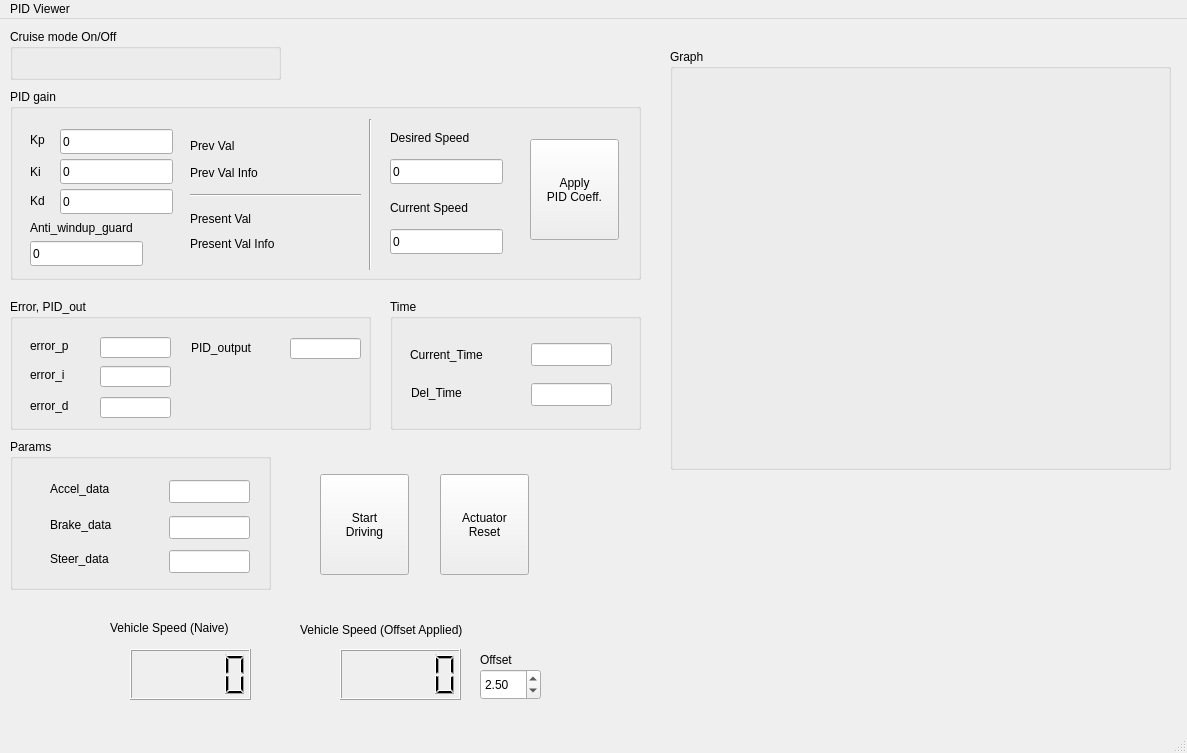
<?xml version="1.0" encoding="UTF-8"?>
<ui version="4.0">
 <class>MainWindow</class>
 <widget class="QMainWindow" name="MainWindow">
  <property name="geometry">
   <rect>
    <x>0</x>
    <y>0</y>
    <width>1187</width>
    <height>753</height>
   </rect>
  </property>
  <property name="windowTitle">
   <string>MainWindow</string>
  </property>
  <widget class="QWidget" name="centralwidget">
   <widget class="QLCDNumber" name="lcdNumber">
    <property name="geometry">
     <rect>
      <x>130</x>
      <y>630</y>
      <width>121</width>
      <height>51</height>
     </rect>
    </property>
   </widget>
   <widget class="QLabel" name="label">
    <property name="geometry">
     <rect>
      <x>110</x>
      <y>600</y>
      <width>151</width>
      <height>17</height>
     </rect>
    </property>
    <property name="text">
     <string>Vehicle Speed (Naive)</string>
    </property>
   </widget>
   <widget class="QLabel" name="label_2">
    <property name="geometry">
     <rect>
      <x>300</x>
      <y>590</y>
      <width>211</width>
      <height>41</height>
     </rect>
    </property>
    <property name="text">
     <string>Vehicle Speed (Offset Applied)</string>
    </property>
   </widget>
   <widget class="QLCDNumber" name="lcdNumber_2">
    <property name="geometry">
     <rect>
      <x>340</x>
      <y>630</y>
      <width>121</width>
      <height>51</height>
     </rect>
    </property>
   </widget>
   <widget class="QGroupBox" name="groupBox">
    <property name="geometry">
     <rect>
      <x>10</x>
      <y>70</y>
      <width>631</width>
      <height>191</height>
     </rect>
    </property>
    <property name="title">
     <string>PID gain</string>
    </property>
    <widget class="QLineEdit" name="lineEdit">
     <property name="geometry">
      <rect>
       <x>50</x>
       <y>40</y>
       <width>113</width>
       <height>25</height>
      </rect>
     </property>
     <property name="text">
      <string>0</string>
     </property>
    </widget>
    <widget class="QLineEdit" name="lineEdit_2">
     <property name="geometry">
      <rect>
       <x>50</x>
       <y>70</y>
       <width>113</width>
       <height>25</height>
      </rect>
     </property>
     <property name="text">
      <string>0</string>
     </property>
    </widget>
    <widget class="QLineEdit" name="lineEdit_3">
     <property name="geometry">
      <rect>
       <x>50</x>
       <y>100</y>
       <width>113</width>
       <height>25</height>
      </rect>
     </property>
     <property name="text">
      <string>0</string>
     </property>
    </widget>
    <widget class="QLabel" name="label_3">
     <property name="geometry">
      <rect>
       <x>20</x>
       <y>42</y>
       <width>67</width>
       <height>17</height>
      </rect>
     </property>
     <property name="text">
      <string>Kp</string>
     </property>
    </widget>
    <widget class="QLabel" name="label_4">
     <property name="geometry">
      <rect>
       <x>20</x>
       <y>74</y>
       <width>67</width>
       <height>17</height>
      </rect>
     </property>
     <property name="text">
      <string>Ki</string>
     </property>
    </widget>
    <widget class="QLabel" name="label_5">
     <property name="geometry">
      <rect>
       <x>20</x>
       <y>103</y>
       <width>67</width>
       <height>17</height>
      </rect>
     </property>
     <property name="text">
      <string>Kd</string>
     </property>
    </widget>
    <widget class="Line" name="line">
     <property name="geometry">
      <rect>
       <x>180</x>
       <y>96</y>
       <width>171</width>
       <height>20</height>
      </rect>
     </property>
     <property name="orientation">
      <enum>Qt::Horizontal</enum>
     </property>
    </widget>
    <widget class="QLabel" name="label_6">
     <property name="geometry">
      <rect>
       <x>180</x>
       <y>48</y>
       <width>67</width>
       <height>17</height>
      </rect>
     </property>
     <property name="text">
      <string>Prev Val</string>
     </property>
    </widget>
    <widget class="QLabel" name="label_7">
     <property name="geometry">
      <rect>
       <x>180</x>
       <y>121</y>
       <width>81</width>
       <height>17</height>
      </rect>
     </property>
     <property name="text">
      <string>Present Val</string>
     </property>
    </widget>
    <widget class="QPushButton" name="pushButton">
     <property name="geometry">
      <rect>
       <x>520</x>
       <y>50</y>
       <width>89</width>
       <height>101</height>
      </rect>
     </property>
     <property name="text">
      <string>Apply 
PID Coeff.</string>
     </property>
    </widget>
    <widget class="QLabel" name="label_8">
     <property name="geometry">
      <rect>
       <x>180</x>
       <y>75</y>
       <width>121</width>
       <height>17</height>
      </rect>
     </property>
     <property name="text">
      <string>Prev Val Info</string>
     </property>
    </widget>
    <widget class="QLabel" name="label_9">
     <property name="geometry">
      <rect>
       <x>180</x>
       <y>146</y>
       <width>121</width>
       <height>17</height>
      </rect>
     </property>
     <property name="text">
      <string>Present Val Info</string>
     </property>
    </widget>
    <widget class="QLabel" name="label_11">
     <property name="geometry">
      <rect>
       <x>380</x>
       <y>40</y>
       <width>121</width>
       <height>17</height>
      </rect>
     </property>
     <property name="text">
      <string>Desired Speed</string>
     </property>
    </widget>
    <widget class="QLineEdit" name="lineEdit_4">
     <property name="geometry">
      <rect>
       <x>380</x>
       <y>70</y>
       <width>113</width>
       <height>25</height>
      </rect>
     </property>
     <property name="text">
      <string>0</string>
     </property>
    </widget>
    <widget class="Line" name="line_2">
     <property name="geometry">
      <rect>
       <x>350</x>
       <y>30</y>
       <width>20</width>
       <height>151</height>
      </rect>
     </property>
     <property name="orientation">
      <enum>Qt::Vertical</enum>
     </property>
    </widget>
    <widget class="QLabel" name="label_25">
     <property name="geometry">
      <rect>
       <x>380</x>
       <y>110</y>
       <width>121</width>
       <height>17</height>
      </rect>
     </property>
     <property name="text">
      <string>Current Speed</string>
     </property>
    </widget>
    <widget class="QLabel" name="label_26">
     <property name="geometry">
      <rect>
       <x>20</x>
       <y>130</y>
       <width>141</width>
       <height>17</height>
      </rect>
     </property>
     <property name="text">
      <string>Anti_windup_guard</string>
     </property>
    </widget>
    <widget class="QLineEdit" name="lineEdit_9">
     <property name="geometry">
      <rect>
       <x>20</x>
       <y>152</y>
       <width>113</width>
       <height>25</height>
      </rect>
     </property>
     <property name="text">
      <string>0</string>
     </property>
    </widget>
    <widget class="QLineEdit" name="lineEdit_10">
     <property name="geometry">
      <rect>
       <x>380</x>
       <y>140</y>
       <width>113</width>
       <height>25</height>
      </rect>
     </property>
     <property name="text">
      <string>0</string>
     </property>
     <property name="readOnly">
      <bool>true</bool>
     </property>
    </widget>
   </widget>
   <widget class="QDoubleSpinBox" name="doubleSpinBox">
    <property name="geometry">
     <rect>
      <x>480</x>
      <y>650</y>
      <width>61</width>
      <height>31</height>
     </rect>
    </property>
    <property name="minimum">
     <double>-99.000000000000000</double>
    </property>
    <property name="value">
     <double>2.500000000000000</double>
    </property>
   </widget>
   <widget class="QLabel" name="label_10">
    <property name="geometry">
     <rect>
      <x>480</x>
      <y>620</y>
      <width>61</width>
      <height>41</height>
     </rect>
    </property>
    <property name="text">
     <string>Offset</string>
    </property>
   </widget>
   <widget class="QPushButton" name="pushButton_2">
    <property name="geometry">
     <rect>
      <x>440</x>
      <y>455</y>
      <width>89</width>
      <height>101</height>
     </rect>
    </property>
    <property name="text">
     <string>Actuator
Reset</string>
    </property>
   </widget>
   <widget class="QPushButton" name="pushButton_4">
    <property name="geometry">
     <rect>
      <x>320</x>
      <y>455</y>
      <width>89</width>
      <height>101</height>
     </rect>
    </property>
    <property name="text">
     <string>Start 
Driving</string>
    </property>
   </widget>
   <widget class="QGroupBox" name="groupBox_2">
    <property name="geometry">
     <rect>
      <x>10</x>
      <y>420</y>
      <width>261</width>
      <height>151</height>
     </rect>
    </property>
    <property name="title">
     <string>Params</string>
    </property>
    <widget class="QLabel" name="label_12">
     <property name="geometry">
      <rect>
       <x>40</x>
       <y>40</y>
       <width>111</width>
       <height>20</height>
      </rect>
     </property>
     <property name="text">
      <string>Accel_data</string>
     </property>
    </widget>
    <widget class="QLabel" name="label_13">
     <property name="geometry">
      <rect>
       <x>40</x>
       <y>76</y>
       <width>111</width>
       <height>20</height>
      </rect>
     </property>
     <property name="text">
      <string>Brake_data</string>
     </property>
    </widget>
    <widget class="QLabel" name="label_23">
     <property name="geometry">
      <rect>
       <x>40</x>
       <y>110</y>
       <width>111</width>
       <height>20</height>
      </rect>
     </property>
     <property name="text">
      <string>Steer_data</string>
     </property>
    </widget>
    <widget class="QLineEdit" name="lineEdit_11">
     <property name="geometry">
      <rect>
       <x>159</x>
       <y>41</y>
       <width>81</width>
       <height>23</height>
      </rect>
     </property>
     <property name="echoMode">
      <enum>QLineEdit::Normal</enum>
     </property>
     <property name="readOnly">
      <bool>true</bool>
     </property>
    </widget>
    <widget class="QLineEdit" name="lineEdit_12">
     <property name="geometry">
      <rect>
       <x>159</x>
       <y>77</y>
       <width>81</width>
       <height>23</height>
      </rect>
     </property>
     <property name="echoMode">
      <enum>QLineEdit::Normal</enum>
     </property>
     <property name="readOnly">
      <bool>true</bool>
     </property>
    </widget>
    <widget class="QLineEdit" name="lineEdit_13">
     <property name="geometry">
      <rect>
       <x>159</x>
       <y>111</y>
       <width>81</width>
       <height>23</height>
      </rect>
     </property>
     <property name="echoMode">
      <enum>QLineEdit::Normal</enum>
     </property>
     <property name="readOnly">
      <bool>true</bool>
     </property>
    </widget>
   </widget>
   <widget class="QGroupBox" name="groupBox_3">
    <property name="geometry">
     <rect>
      <x>10</x>
      <y>280</y>
      <width>361</width>
      <height>131</height>
     </rect>
    </property>
    <property name="title">
     <string>Error, PID_out</string>
    </property>
    <widget class="QLabel" name="label_14">
     <property name="geometry">
      <rect>
       <x>20</x>
       <y>38</y>
       <width>67</width>
       <height>17</height>
      </rect>
     </property>
     <property name="text">
      <string>error_p</string>
     </property>
    </widget>
    <widget class="QLabel" name="label_15">
     <property name="geometry">
      <rect>
       <x>20</x>
       <y>67</y>
       <width>67</width>
       <height>17</height>
      </rect>
     </property>
     <property name="text">
      <string>error_i</string>
     </property>
    </widget>
    <widget class="QLabel" name="label_16">
     <property name="geometry">
      <rect>
       <x>20</x>
       <y>98</y>
       <width>67</width>
       <height>17</height>
      </rect>
     </property>
     <property name="text">
      <string>error_d</string>
     </property>
    </widget>
    <widget class="QLabel" name="label_24">
     <property name="geometry">
      <rect>
       <x>181</x>
       <y>40</y>
       <width>81</width>
       <height>17</height>
      </rect>
     </property>
     <property name="text">
      <string>PID_output</string>
     </property>
    </widget>
    <widget class="QLineEdit" name="lineEdit_5">
     <property name="geometry">
      <rect>
       <x>90</x>
       <y>38</y>
       <width>71</width>
       <height>21</height>
      </rect>
     </property>
     <property name="echoMode">
      <enum>QLineEdit::Normal</enum>
     </property>
     <property name="readOnly">
      <bool>true</bool>
     </property>
    </widget>
    <widget class="QLineEdit" name="lineEdit_6">
     <property name="geometry">
      <rect>
       <x>90</x>
       <y>67</y>
       <width>71</width>
       <height>21</height>
      </rect>
     </property>
     <property name="echoMode">
      <enum>QLineEdit::Normal</enum>
     </property>
     <property name="readOnly">
      <bool>true</bool>
     </property>
    </widget>
    <widget class="QLineEdit" name="lineEdit_7">
     <property name="geometry">
      <rect>
       <x>90</x>
       <y>98</y>
       <width>71</width>
       <height>21</height>
      </rect>
     </property>
     <property name="echoMode">
      <enum>QLineEdit::Normal</enum>
     </property>
     <property name="readOnly">
      <bool>true</bool>
     </property>
    </widget>
    <widget class="QLineEdit" name="lineEdit_8">
     <property name="geometry">
      <rect>
       <x>280</x>
       <y>39</y>
       <width>71</width>
       <height>21</height>
      </rect>
     </property>
     <property name="echoMode">
      <enum>QLineEdit::Normal</enum>
     </property>
     <property name="readOnly">
      <bool>true</bool>
     </property>
    </widget>
   </widget>
   <widget class="QGroupBox" name="groupBox_4">
    <property name="geometry">
     <rect>
      <x>670</x>
      <y>30</y>
      <width>501</width>
      <height>421</height>
     </rect>
    </property>
    <property name="title">
     <string>Graph</string>
    </property>
   </widget>
   <widget class="QGroupBox" name="groupBox_5">
    <property name="geometry">
     <rect>
      <x>10</x>
      <y>10</y>
      <width>271</width>
      <height>51</height>
     </rect>
    </property>
    <property name="title">
     <string>Cruise mode On/Off</string>
    </property>
   </widget>
   <widget class="QGroupBox" name="groupBox_6">
    <property name="geometry">
     <rect>
      <x>390</x>
      <y>280</y>
      <width>251</width>
      <height>131</height>
     </rect>
    </property>
    <property name="title">
     <string>Time</string>
    </property>
    <widget class="QLabel" name="label_27">
     <property name="geometry">
      <rect>
       <x>20</x>
       <y>47</y>
       <width>101</width>
       <height>17</height>
      </rect>
     </property>
     <property name="text">
      <string>Current_Time</string>
     </property>
    </widget>
    <widget class="QLabel" name="label_28">
     <property name="geometry">
      <rect>
       <x>21</x>
       <y>85</y>
       <width>101</width>
       <height>17</height>
      </rect>
     </property>
     <property name="text">
      <string>Del_Time</string>
     </property>
    </widget>
    <widget class="QLineEdit" name="lineEdit_14">
     <property name="geometry">
      <rect>
       <x>141</x>
       <y>44</y>
       <width>81</width>
       <height>23</height>
      </rect>
     </property>
     <property name="echoMode">
      <enum>QLineEdit::Normal</enum>
     </property>
     <property name="readOnly">
      <bool>true</bool>
     </property>
    </widget>
    <widget class="QLineEdit" name="lineEdit_15">
     <property name="geometry">
      <rect>
       <x>141</x>
       <y>84</y>
       <width>81</width>
       <height>23</height>
      </rect>
     </property>
     <property name="echoMode">
      <enum>QLineEdit::Normal</enum>
     </property>
     <property name="readOnly">
      <bool>true</bool>
     </property>
    </widget>
   </widget>
  </widget>
  <widget class="QMenuBar" name="menubar">
   <property name="geometry">
    <rect>
     <x>0</x>
     <y>0</y>
     <width>1187</width>
     <height>22</height>
    </rect>
   </property>
   <widget class="QMenu" name="menuPID_Viewer">
    <property name="title">
     <string>PID Viewer</string>
    </property>
   </widget>
   <addaction name="menuPID_Viewer"/>
  </widget>
  <widget class="QStatusBar" name="statusbar"/>
 </widget>
 <resources/>
 <connections/>
</ui>
